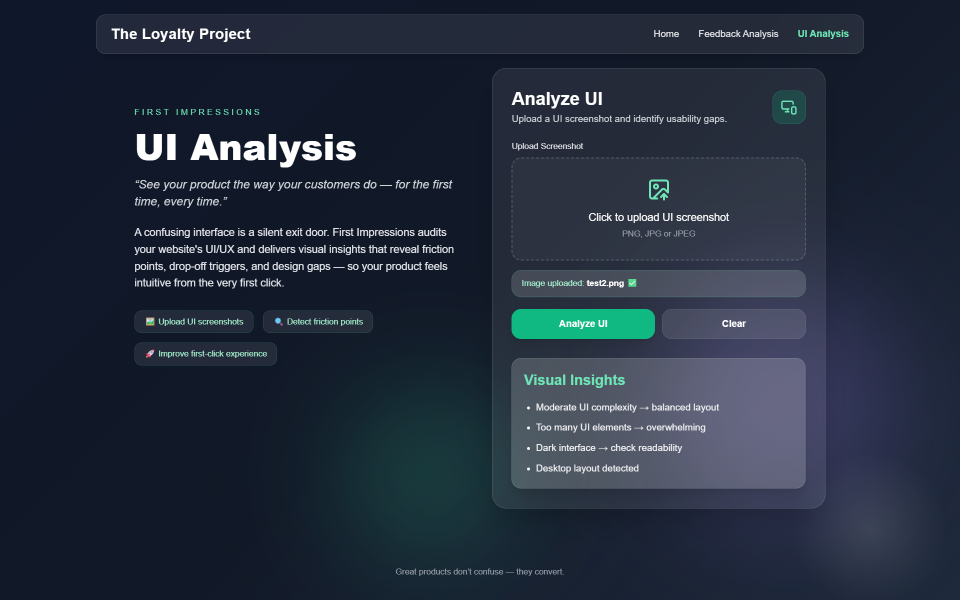
#> input picture UI_analysis.png, 1920 x 1200 px (shown at 1/2 size)
$ python -i analyzer.py   (imports and definitions only)
#> lines starting #> are read from the running program, lines starting #| are printed output that depends on the picture; after the words box and inside, x2 and y2 are one past the last pixel; in counts of white or black regions, pixels touching at a corner belong together
import json
import os
import cv2
import numpy as np

# Load JSON safely
BASE_DIR = os.path.dirname(os.path.abspath(__file__))
file_path = os.path.join(BASE_DIR, "templates_data.json")

# [2 lines not run here, left out]


# IMAGE ANALYZER
def analyze_image(image_path):
#> called with image_path = '../UI_analysis.png'
    insights = []

    img = cv2.imread(image_path)
#> img is the input picture: shape (1200, 1920, 3); mean B, G, R 60.8, 45.5, 35.8

    if img is None:
        return ["Unable to analyze image"]

    gray = cv2.cvtColor(img, cv2.COLOR_BGR2GRAY)
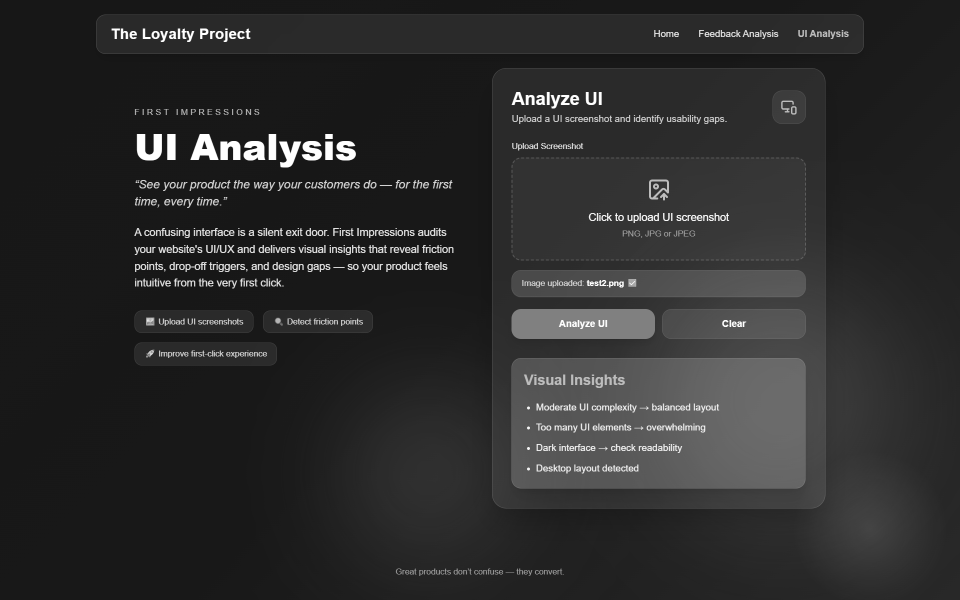
#> gray: shape (1200, 1920) (shown at 1/2 size); min 20, max 255, mean 44.4

    # Resize for consistency
    gray = cv2.resize(gray, (300, 300))
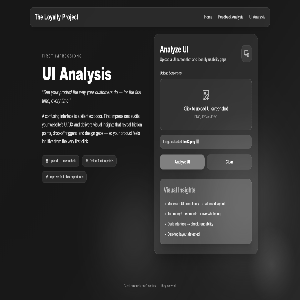
#> gray: shape (300, 300); min 21, max 255, mean 44.4

    # Edge detection (ONLY ONCE)
    edges = cv2.Canny(gray, 50, 150)
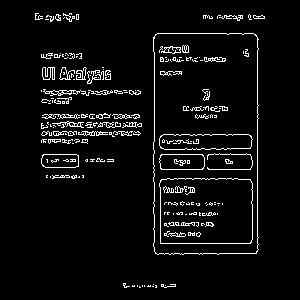
#> edges: shape (300, 300); 5.1% white in thin lines or dots, all inside (x1, y1, x2, y2) = (35, 13, 265, 288)

    edge_pixels = np.sum(edges > 0)
#> edge_pixels = 4614
    total_pixels = edges.size
#> total_pixels = 90000
    edge_density = edge_pixels / total_pixels
#> edge_density = 0.0513

    if edge_density > 0.15:
        insights.append("High UI complexity → cluttered interface")
    elif edge_density > 0.05:
        insights.append("Moderate UI complexity → balanced layout")
    else:
        insights.append("Simple UI → clean design")

    # Contours
    contours, _ = cv2.findContours(edges, cv2.RETR_TREE, cv2.CHAIN_APPROX_SIMPLE)
#> contours = 336 contours, 291 with area under 20; largest, box (x1, y1, x2, y2) and area: (153, 33, 259, 255) 22722, (153, 33, 259, 255) 22716, (159, 178, 253, 244) 5930, (159, 178, 253, 244) 5926, (159, 134, 253, 150) 1307
    contour_count = len(contours)
#> contour_count = 336

    if contour_count > 150:
        insights.append("Too many UI elements → overwhelming")
    elif contour_count > 50:
        insights.append("Moderate UI components")
    else:
        insights.append("Minimal UI → easy navigation")

    # Brightness
    brightness = np.mean(gray)
#> brightness = 44.38

    if brightness < 80:
        insights.append("Dark interface → check readability")
    elif brightness > 180:
        insights.append("Very bright interface → check contrast")
    else:
        insights.append("Balanced brightness")

    # 🔹 Layout
    h, w = gray.shape
#> h = 300; w = 300
    if h > w:
        insights.append("Mobile layout detected")
    else:
        insights.append("Desktop layout detected")

    return insights


# FEEDBACK ANALYZER (MATCH FRONTEND STRUCTURE)
def analyze_feedback(feedback):
    feedback = feedback.lower()

    detected_issues = []

    for category, details in data.items():
        for keyword in details["keywords"]:
            if keyword in feedback:
                detected_issues.append(category)
                break

    detected_issues = list(set(detected_issues))

    # fallback
    if not detected_issues:
        detected_issues.append("value_unclear")

    issues_output = []

    for issue in detected_issues:
        issues_output.append({
            "issue": issue,
            "solutions": data[issue]["solutions"],
            "template": data[issue]["template"]
        })

    # RETURN STRUCTURE MATCHES FRONTEND
    return {
        "issues": issues_output,
        "image_insights": []
    }

>>> result = analyze_image('../UI_analysis.png')
